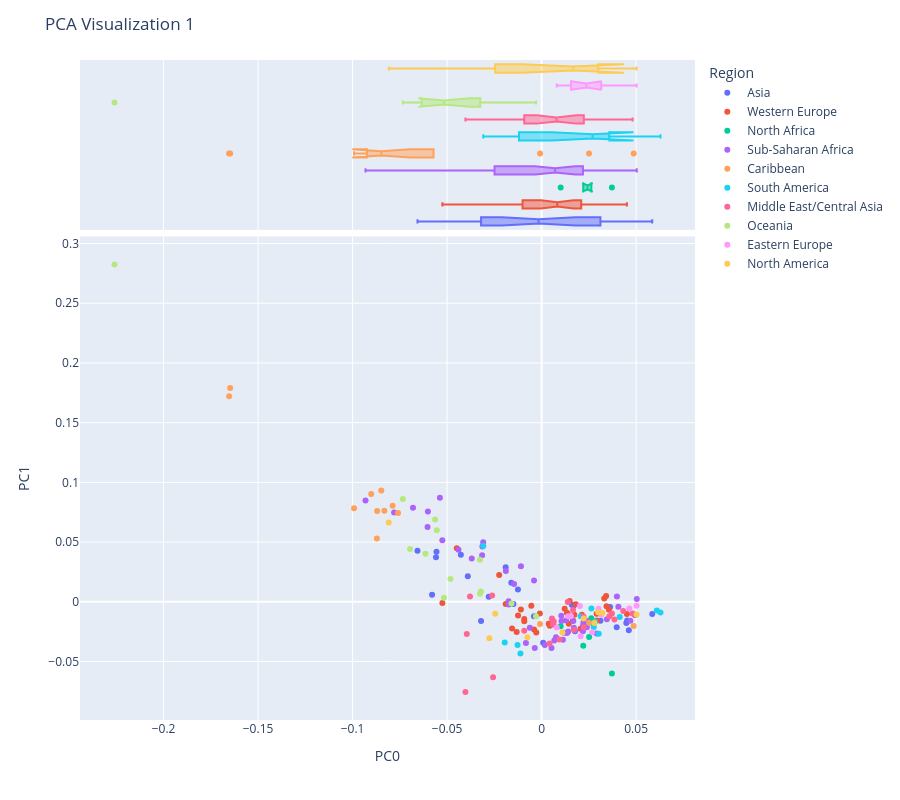
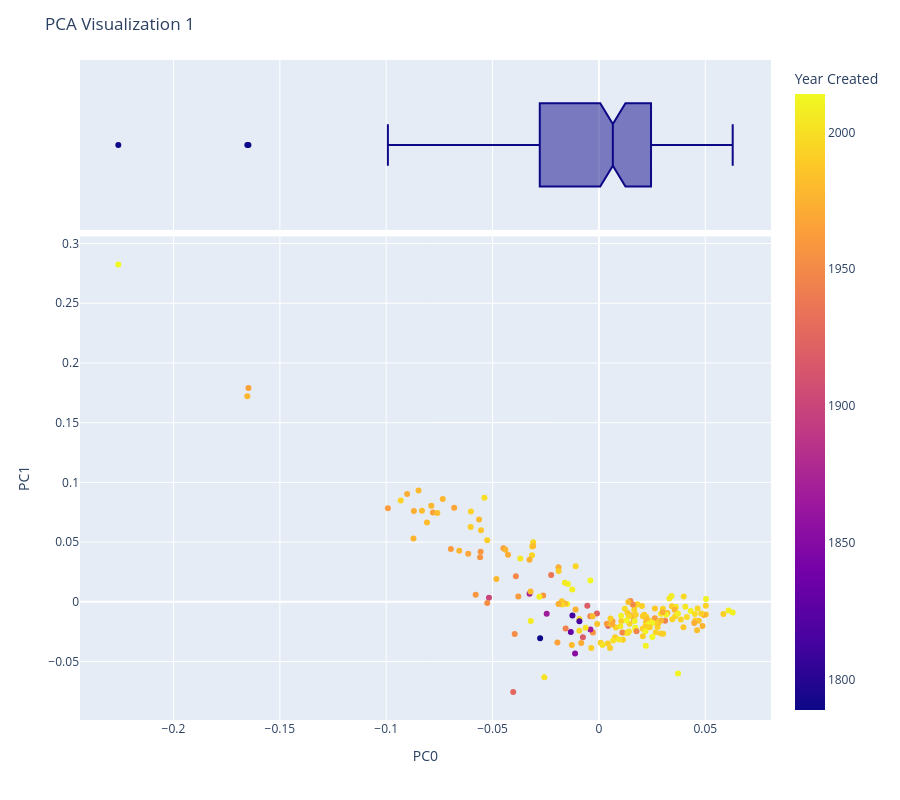
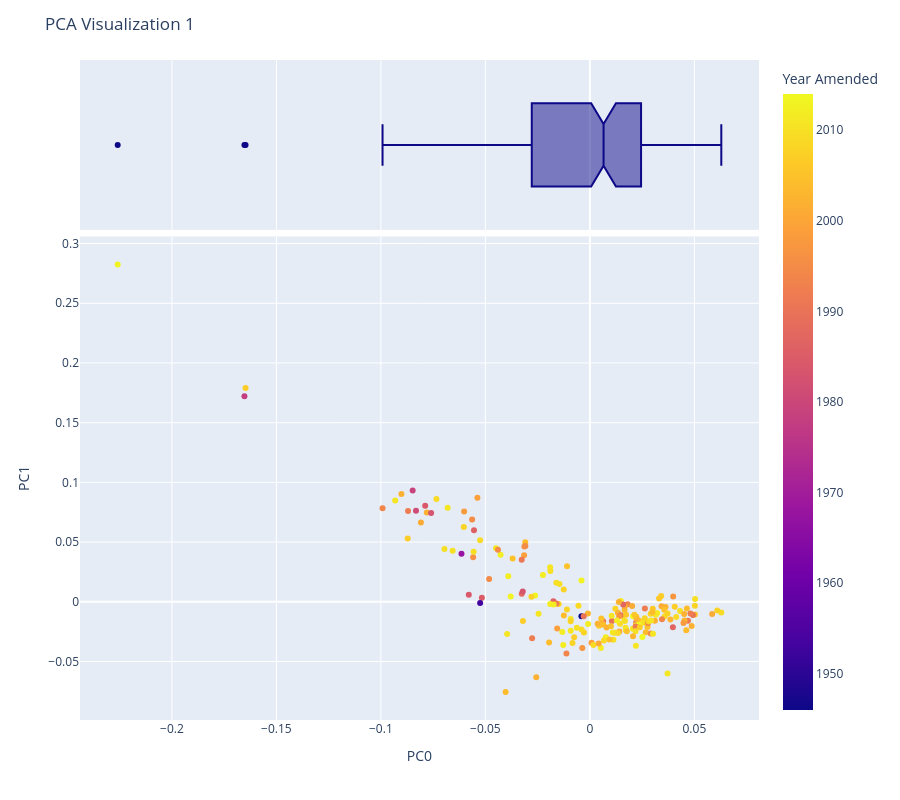
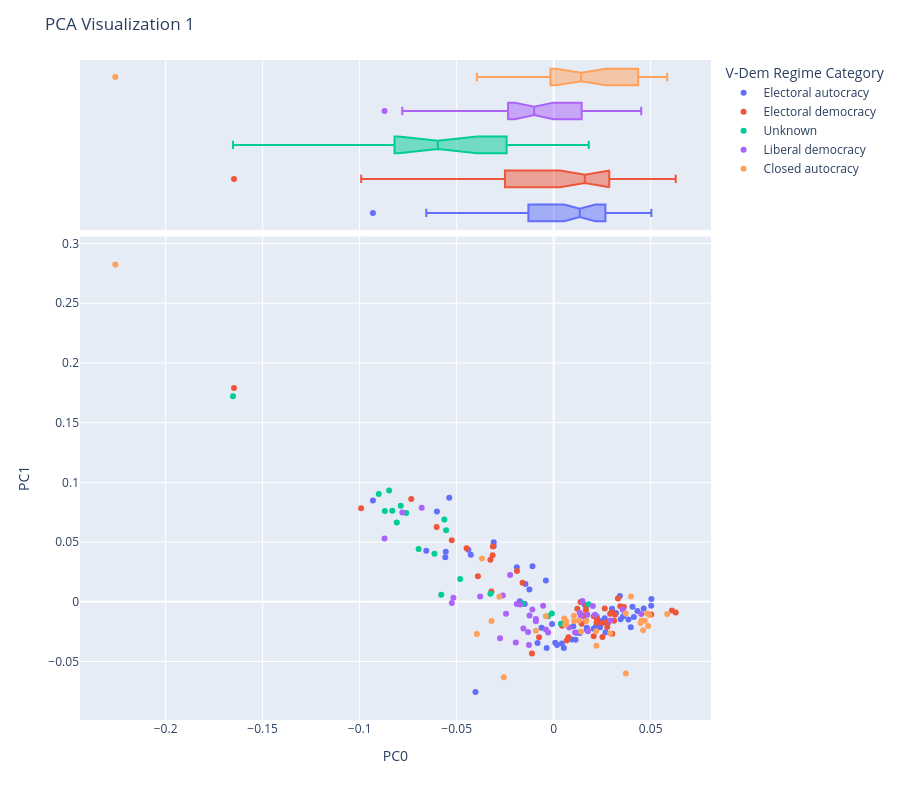

The cell these charts' notebook holds for them, in order:
### Markdown cell above
## PCA Visualizations

These cells produce the main PCA figures for interpretation and the final project. The PCA model may be fit on article- or clause-level bags, but the document-space plots shown here use constitution-level mean PCA scores so each constitution appears once rather than once per article. The section creates:
- document-space scatterplots for `PC0` vs `PC1`
- document-space scatterplots for `PC2` vs `PC3`
- loading-space scatterplots for the same two component pairs
- a scree plot for explained variance

These outputs correspond directly to the two PCA visualization prompts in `FinalProject.ipynb`.

### Code cell
# Visualization 1: country_id plots in the PC0 and PC1 space with region, years, and V-Dem categories.
VIS_PC01_DOC_REGION = vis_pcs(PCA_COUNTRY, 0, 1, 'region_compressed')
VIS_PC01_DOC_REGION.update_layout(title='PCA Visualization 1')
VIS_PC01_DOC_YEAR_CREATED = vis_pcs(PCA_COUNTRY, 0, 1, 'year_created')
VIS_PC01_DOC_YEAR_CREATED.update_layout(title='PCA Visualization 1')
VIS_PC01_DOC_YEAR = vis_pcs(PCA_COUNTRY, 0, 1, 'year_amended')
VIS_PC01_DOC_YEAR.update_layout(title='PCA Visualization 1')
VIS_PC01_DOC_V2X_REGIME = vis_pcs(PCA_COUNTRY, 0, 1, 'v2x_regime_cat')
VIS_PC01_DOC_V2X_REGIME.update_layout(title='PCA Visualization 1')
VIS_PC01_DOC_V2X_FREEXP_ALTINF = vis_pcs(PCA_COUNTRY, 0, 1, 'v2x_freexp_altinf_cat')
VIS_PC01_DOC_V2X_FREEXP_ALTINF.update_layout(title='PCA Visualization 1')
VIS_PC01_DOC_V2X_RULE = vis_pcs(PCA_COUNTRY, 0, 1, 'v2x_rule_cat')
VIS_PC01_DOC_V2X_RULE.update_layout(title='PCA Visualization 1')
VIS_PC01_LOADINGS = vis_loadings(LOADINGS, 0, 1, top_n=150)
VIS_PC01_LOADINGS.update_layout(title='PCA Visualization 1')
VIS_PC01_DOC_REGION.show()
VIS_PC01_DOC_YEAR_CREATED.show()
VIS_PC01_DOC_YEAR.show()
VIS_PC01_DOC_V2X_REGIME.show()
VIS_PC01_DOC_V2X_FREEXP_ALTINF.show()
VIS_PC01_DOC_V2X_RULE.show()
VIS_PC01_LOADINGS.show()
